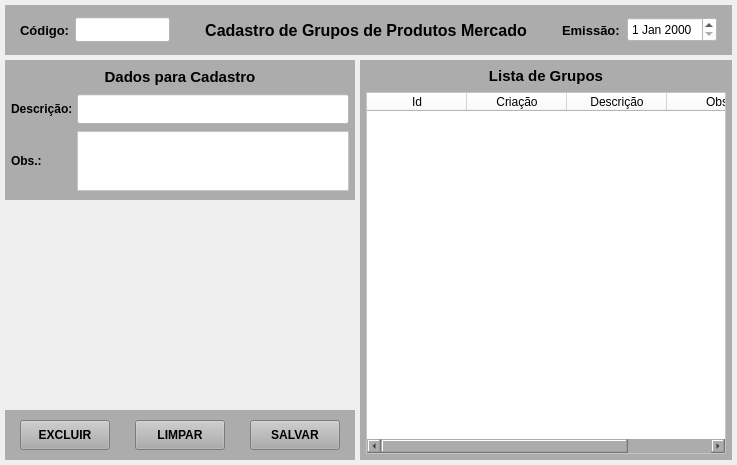
<?xml version="1.0" encoding="UTF-8"?>
<ui version="4.0">
 <class>MainWindow</class>
 <widget class="QMainWindow" name="MainWindow">
  <property name="geometry">
   <rect>
    <x>0</x>
    <y>0</y>
    <width>737</width>
    <height>465</height>
   </rect>
  </property>
  <property name="windowTitle">
   <string>Cadastro de Grupos</string>
  </property>
  <widget class="QWidget" name="centralwidget">
   <layout class="QVBoxLayout" name="verticalLayout">
    <property name="spacing">
     <number>5</number>
    </property>
    <property name="leftMargin">
     <number>5</number>
    </property>
    <property name="topMargin">
     <number>5</number>
    </property>
    <property name="rightMargin">
     <number>5</number>
    </property>
    <property name="bottomMargin">
     <number>5</number>
    </property>
    <item>
     <widget class="QWidget" name="widget" native="true">
      <property name="minimumSize">
       <size>
        <width>0</width>
        <height>50</height>
       </size>
      </property>
      <property name="maximumSize">
       <size>
        <width>16777215</width>
        <height>50</height>
       </size>
      </property>
      <property name="styleSheet">
       <string notr="true">background-color: rgb(172, 172, 172);</string>
      </property>
      <layout class="QHBoxLayout" name="horizontalLayout">
       <property name="spacing">
        <number>5</number>
       </property>
       <property name="leftMargin">
        <number>15</number>
       </property>
       <property name="topMargin">
        <number>5</number>
       </property>
       <property name="rightMargin">
        <number>15</number>
       </property>
       <property name="bottomMargin">
        <number>5</number>
       </property>
       <item>
        <widget class="QLabel" name="label_4">
         <property name="minimumSize">
          <size>
           <width>50</width>
           <height>0</height>
          </size>
         </property>
         <property name="maximumSize">
          <size>
           <width>50</width>
           <height>16777215</height>
          </size>
         </property>
         <property name="font">
          <font>
           <pointsize>10</pointsize>
           <weight>75</weight>
           <bold>true</bold>
          </font>
         </property>
         <property name="text">
          <string>Código:</string>
         </property>
         <property name="alignment">
          <set>Qt::AlignLeading|Qt::AlignLeft|Qt::AlignVCenter</set>
         </property>
        </widget>
       </item>
       <item>
        <widget class="QLineEdit" name="line_Num">
         <property name="sizePolicy">
          <sizepolicy hsizetype="Preferred" vsizetype="Preferred">
           <horstretch>0</horstretch>
           <verstretch>0</verstretch>
          </sizepolicy>
         </property>
         <property name="minimumSize">
          <size>
           <width>95</width>
           <height>25</height>
          </size>
         </property>
         <property name="maximumSize">
          <size>
           <width>95</width>
           <height>25</height>
          </size>
         </property>
         <property name="font">
          <font>
           <pointsize>9</pointsize>
          </font>
         </property>
         <property name="styleSheet">
          <string notr="true">background-color: rgb(255, 255, 255);</string>
         </property>
         <property name="inputMask">
          <string/>
         </property>
         <property name="text">
          <string/>
         </property>
         <property name="frame">
          <bool>true</bool>
         </property>
         <property name="echoMode">
          <enum>QLineEdit::Normal</enum>
         </property>
         <property name="alignment">
          <set>Qt::AlignCenter</set>
         </property>
         <property name="dragEnabled">
          <bool>false</bool>
         </property>
         <property name="placeholderText">
          <string/>
         </property>
        </widget>
       </item>
       <item>
        <widget class="QLabel" name="label_titulo">
         <property name="font">
          <font>
           <pointsize>12</pointsize>
           <weight>75</weight>
           <bold>true</bold>
          </font>
         </property>
         <property name="text">
          <string>Cadastro de Grupos de Produtos Mercado</string>
         </property>
         <property name="alignment">
          <set>Qt::AlignCenter</set>
         </property>
        </widget>
       </item>
       <item>
        <widget class="QLabel" name="label">
         <property name="minimumSize">
          <size>
           <width>60</width>
           <height>0</height>
          </size>
         </property>
         <property name="maximumSize">
          <size>
           <width>60</width>
           <height>16777215</height>
          </size>
         </property>
         <property name="font">
          <font>
           <pointsize>10</pointsize>
           <weight>75</weight>
           <bold>true</bold>
          </font>
         </property>
         <property name="text">
          <string>Emissão:</string>
         </property>
        </widget>
       </item>
       <item>
        <widget class="QDateEdit" name="date_Emissao">
         <property name="sizePolicy">
          <sizepolicy hsizetype="Preferred" vsizetype="Preferred">
           <horstretch>0</horstretch>
           <verstretch>0</verstretch>
          </sizepolicy>
         </property>
         <property name="minimumSize">
          <size>
           <width>90</width>
           <height>25</height>
          </size>
         </property>
         <property name="maximumSize">
          <size>
           <width>90</width>
           <height>25</height>
          </size>
         </property>
         <property name="font">
          <font>
           <pointsize>9</pointsize>
           <weight>50</weight>
           <bold>false</bold>
          </font>
         </property>
         <property name="styleSheet">
          <string notr="true">background-color: rgb(255, 255, 255);</string>
         </property>
        </widget>
       </item>
      </layout>
     </widget>
    </item>
    <item>
     <widget class="QWidget" name="widget_2" native="true">
      <layout class="QGridLayout" name="gridLayout" columnstretch="0,0" columnminimumwidth="0,0">
       <property name="leftMargin">
        <number>0</number>
       </property>
       <property name="topMargin">
        <number>0</number>
       </property>
       <property name="rightMargin">
        <number>0</number>
       </property>
       <property name="bottomMargin">
        <number>0</number>
       </property>
       <property name="spacing">
        <number>5</number>
       </property>
       <item row="0" column="0">
        <widget class="QWidget" name="widget_3" native="true">
         <property name="minimumSize">
          <size>
           <width>350</width>
           <height>0</height>
          </size>
         </property>
         <property name="maximumSize">
          <size>
           <width>350</width>
           <height>16777215</height>
          </size>
         </property>
         <layout class="QGridLayout" name="gridLayout_2">
          <property name="leftMargin">
           <number>0</number>
          </property>
          <property name="topMargin">
           <number>0</number>
          </property>
          <property name="rightMargin">
           <number>0</number>
          </property>
          <property name="bottomMargin">
           <number>0</number>
          </property>
          <property name="horizontalSpacing">
           <number>0</number>
          </property>
          <property name="verticalSpacing">
           <number>5</number>
          </property>
          <item row="2" column="0">
           <widget class="QWidget" name="widget_6" native="true">
            <property name="minimumSize">
             <size>
              <width>0</width>
              <height>50</height>
             </size>
            </property>
            <property name="maximumSize">
             <size>
              <width>16777215</width>
              <height>50</height>
             </size>
            </property>
            <property name="styleSheet">
             <string notr="true">background-color: rgb(172, 172, 172);</string>
            </property>
            <layout class="QHBoxLayout" name="horizontalLayout_2">
             <property name="spacing">
              <number>5</number>
             </property>
             <property name="leftMargin">
              <number>15</number>
             </property>
             <property name="topMargin">
              <number>5</number>
             </property>
             <property name="rightMargin">
              <number>15</number>
             </property>
             <property name="bottomMargin">
              <number>5</number>
             </property>
             <item>
              <widget class="QPushButton" name="btn_Excluir">
               <property name="sizePolicy">
                <sizepolicy hsizetype="Preferred" vsizetype="Preferred">
                 <horstretch>0</horstretch>
                 <verstretch>0</verstretch>
                </sizepolicy>
               </property>
               <property name="minimumSize">
                <size>
                 <width>90</width>
                 <height>30</height>
                </size>
               </property>
               <property name="maximumSize">
                <size>
                 <width>90</width>
                 <height>30</height>
                </size>
               </property>
               <property name="font">
                <font>
                 <pointsize>9</pointsize>
                 <weight>75</weight>
                 <bold>true</bold>
                </font>
               </property>
               <property name="cursor">
                <cursorShape>PointingHandCursor</cursorShape>
               </property>
               <property name="text">
                <string>EXCLUIR</string>
               </property>
              </widget>
             </item>
             <item>
              <widget class="QLabel" name="label_2">
               <property name="text">
                <string/>
               </property>
              </widget>
             </item>
             <item>
              <widget class="QPushButton" name="btn_Limpar">
               <property name="sizePolicy">
                <sizepolicy hsizetype="Preferred" vsizetype="Preferred">
                 <horstretch>0</horstretch>
                 <verstretch>0</verstretch>
                </sizepolicy>
               </property>
               <property name="minimumSize">
                <size>
                 <width>90</width>
                 <height>30</height>
                </size>
               </property>
               <property name="maximumSize">
                <size>
                 <width>90</width>
                 <height>30</height>
                </size>
               </property>
               <property name="font">
                <font>
                 <pointsize>9</pointsize>
                 <weight>75</weight>
                 <bold>true</bold>
                </font>
               </property>
               <property name="cursor">
                <cursorShape>PointingHandCursor</cursorShape>
               </property>
               <property name="text">
                <string>LIMPAR</string>
               </property>
              </widget>
             </item>
             <item>
              <widget class="QLabel" name="label_3">
               <property name="text">
                <string/>
               </property>
              </widget>
             </item>
             <item>
              <widget class="QPushButton" name="btn_Salvar">
               <property name="sizePolicy">
                <sizepolicy hsizetype="Preferred" vsizetype="Preferred">
                 <horstretch>0</horstretch>
                 <verstretch>0</verstretch>
                </sizepolicy>
               </property>
               <property name="minimumSize">
                <size>
                 <width>90</width>
                 <height>30</height>
                </size>
               </property>
               <property name="maximumSize">
                <size>
                 <width>90</width>
                 <height>30</height>
                </size>
               </property>
               <property name="font">
                <font>
                 <pointsize>9</pointsize>
                 <weight>75</weight>
                 <bold>true</bold>
                </font>
               </property>
               <property name="cursor">
                <cursorShape>PointingHandCursor</cursorShape>
               </property>
               <property name="text">
                <string>SALVAR</string>
               </property>
              </widget>
             </item>
            </layout>
           </widget>
          </item>
          <item row="0" column="0">
           <widget class="QWidget" name="widget_5" native="true">
            <property name="minimumSize">
             <size>
              <width>0</width>
              <height>110</height>
             </size>
            </property>
            <property name="maximumSize">
             <size>
              <width>16777215</width>
              <height>140</height>
             </size>
            </property>
            <property name="cursor">
             <cursorShape>ArrowCursor</cursorShape>
            </property>
            <property name="styleSheet">
             <string notr="true">background-color: rgb(172, 172, 172);</string>
            </property>
            <layout class="QVBoxLayout" name="verticalLayout_2">
             <property name="spacing">
              <number>6</number>
             </property>
             <property name="leftMargin">
              <number>6</number>
             </property>
             <property name="topMargin">
              <number>6</number>
             </property>
             <property name="rightMargin">
              <number>6</number>
             </property>
             <property name="bottomMargin">
              <number>6</number>
             </property>
             <item>
              <widget class="QLabel" name="label_titulo_2">
               <property name="minimumSize">
                <size>
                 <width>0</width>
                 <height>20</height>
                </size>
               </property>
               <property name="maximumSize">
                <size>
                 <width>16777215</width>
                 <height>20</height>
                </size>
               </property>
               <property name="font">
                <font>
                 <pointsize>11</pointsize>
                 <weight>75</weight>
                 <bold>true</bold>
                </font>
               </property>
               <property name="text">
                <string>Dados para Cadastro</string>
               </property>
               <property name="alignment">
                <set>Qt::AlignCenter</set>
               </property>
              </widget>
             </item>
             <item>
              <widget class="QWidget" name="widget_8" native="true">
               <property name="minimumSize">
                <size>
                 <width>0</width>
                 <height>25</height>
                </size>
               </property>
               <property name="maximumSize">
                <size>
                 <width>16777215</width>
                 <height>30</height>
                </size>
               </property>
               <layout class="QHBoxLayout" name="horizontalLayout_3">
                <property name="leftMargin">
                 <number>0</number>
                </property>
                <property name="topMargin">
                 <number>0</number>
                </property>
                <property name="rightMargin">
                 <number>0</number>
                </property>
                <property name="bottomMargin">
                 <number>0</number>
                </property>
                <item>
                 <widget class="QLabel" name="label_24">
                  <property name="minimumSize">
                   <size>
                    <width>60</width>
                    <height>0</height>
                   </size>
                  </property>
                  <property name="maximumSize">
                   <size>
                    <width>60</width>
                    <height>16777215</height>
                   </size>
                  </property>
                  <property name="font">
                   <font>
                    <pointsize>9</pointsize>
                    <weight>75</weight>
                    <bold>true</bold>
                   </font>
                  </property>
                  <property name="text">
                   <string>Descrição:</string>
                  </property>
                  <property name="alignment">
                   <set>Qt::AlignLeading|Qt::AlignLeft|Qt::AlignVCenter</set>
                  </property>
                 </widget>
                </item>
                <item>
                 <widget class="QLineEdit" name="line_Descricao">
                  <property name="sizePolicy">
                   <sizepolicy hsizetype="Preferred" vsizetype="Preferred">
                    <horstretch>0</horstretch>
                    <verstretch>0</verstretch>
                   </sizepolicy>
                  </property>
                  <property name="minimumSize">
                   <size>
                    <width>0</width>
                    <height>0</height>
                   </size>
                  </property>
                  <property name="maximumSize">
                   <size>
                    <width>16777215</width>
                    <height>16777215</height>
                   </size>
                  </property>
                  <property name="font">
                   <font>
                    <pointsize>9</pointsize>
                   </font>
                  </property>
                  <property name="styleSheet">
                   <string notr="true">background-color: rgb(255, 255, 255);</string>
                  </property>
                  <property name="text">
                   <string/>
                  </property>
                  <property name="maxLength">
                   <number>45</number>
                  </property>
                  <property name="alignment">
                   <set>Qt::AlignLeading|Qt::AlignLeft|Qt::AlignVCenter</set>
                  </property>
                 </widget>
                </item>
               </layout>
              </widget>
             </item>
             <item>
              <widget class="QWidget" name="widget_9" native="true">
               <property name="minimumSize">
                <size>
                 <width>0</width>
                 <height>50</height>
                </size>
               </property>
               <property name="maximumSize">
                <size>
                 <width>16777215</width>
                 <height>60</height>
                </size>
               </property>
               <layout class="QHBoxLayout" name="horizontalLayout_4">
                <property name="leftMargin">
                 <number>0</number>
                </property>
                <property name="topMargin">
                 <number>0</number>
                </property>
                <property name="rightMargin">
                 <number>0</number>
                </property>
                <property name="bottomMargin">
                 <number>0</number>
                </property>
                <item>
                 <widget class="QLabel" name="label_28">
                  <property name="minimumSize">
                   <size>
                    <width>60</width>
                    <height>0</height>
                   </size>
                  </property>
                  <property name="maximumSize">
                   <size>
                    <width>60</width>
                    <height>16777215</height>
                   </size>
                  </property>
                  <property name="font">
                   <font>
                    <pointsize>9</pointsize>
                    <weight>75</weight>
                    <bold>true</bold>
                   </font>
                  </property>
                  <property name="text">
                   <string>Obs.:</string>
                  </property>
                  <property name="alignment">
                   <set>Qt::AlignLeading|Qt::AlignLeft|Qt::AlignVCenter</set>
                  </property>
                 </widget>
                </item>
                <item>
                 <widget class="QPlainTextEdit" name="plain_Obs">
                  <property name="sizePolicy">
                   <sizepolicy hsizetype="Preferred" vsizetype="Preferred">
                    <horstretch>0</horstretch>
                    <verstretch>0</verstretch>
                   </sizepolicy>
                  </property>
                  <property name="minimumSize">
                   <size>
                    <width>0</width>
                    <height>0</height>
                   </size>
                  </property>
                  <property name="maximumSize">
                   <size>
                    <width>16777215</width>
                    <height>16777215</height>
                   </size>
                  </property>
                  <property name="font">
                   <font>
                    <pointsize>9</pointsize>
                   </font>
                  </property>
                  <property name="styleSheet">
                   <string notr="true">background-color: rgb(255, 255, 255);</string>
                  </property>
                 </widget>
                </item>
               </layout>
              </widget>
             </item>
            </layout>
           </widget>
          </item>
          <item row="1" column="0">
           <widget class="QWidget" name="widget_7" native="true">
            <property name="minimumSize">
             <size>
              <width>0</width>
              <height>0</height>
             </size>
            </property>
           </widget>
          </item>
         </layout>
        </widget>
       </item>
       <item row="0" column="1">
        <widget class="QWidget" name="widget_4" native="true">
         <property name="styleSheet">
          <string notr="true">background-color: rgb(172, 172, 172);</string>
         </property>
         <layout class="QGridLayout" name="gridLayout_3">
          <property name="leftMargin">
           <number>6</number>
          </property>
          <property name="topMargin">
           <number>6</number>
          </property>
          <property name="rightMargin">
           <number>6</number>
          </property>
          <property name="bottomMargin">
           <number>6</number>
          </property>
          <property name="spacing">
           <number>6</number>
          </property>
          <item row="1" column="0" colspan="2">
           <widget class="QLabel" name="label_5">
            <property name="minimumSize">
             <size>
              <width>0</width>
              <height>20</height>
             </size>
            </property>
            <property name="maximumSize">
             <size>
              <width>16777215</width>
              <height>20</height>
             </size>
            </property>
            <property name="font">
             <font>
              <pointsize>11</pointsize>
              <weight>75</weight>
              <bold>true</bold>
             </font>
            </property>
            <property name="text">
             <string>Lista de Grupos</string>
            </property>
            <property name="alignment">
             <set>Qt::AlignCenter</set>
            </property>
           </widget>
          </item>
          <item row="2" column="0" colspan="2">
           <widget class="QTableWidget" name="table_Lista">
            <property name="sizePolicy">
             <sizepolicy hsizetype="Preferred" vsizetype="Preferred">
              <horstretch>0</horstretch>
              <verstretch>0</verstretch>
             </sizepolicy>
            </property>
            <property name="font">
             <font>
              <pointsize>7</pointsize>
             </font>
            </property>
            <property name="styleSheet">
             <string notr="true">background-color: rgb(255, 255, 255);</string>
            </property>
            <attribute name="verticalHeaderDefaultSectionSize">
             <number>0</number>
            </attribute>
            <attribute name="verticalHeaderMinimumSectionSize">
             <number>0</number>
            </attribute>
            <column>
             <property name="text">
              <string>Id</string>
             </property>
            </column>
            <column>
             <property name="text">
              <string>Criação</string>
             </property>
            </column>
            <column>
             <property name="text">
              <string>Descrição</string>
             </property>
            </column>
            <column>
             <property name="text">
              <string>Obs</string>
             </property>
            </column>
           </widget>
          </item>
         </layout>
        </widget>
       </item>
      </layout>
     </widget>
    </item>
   </layout>
  </widget>
 </widget>
 <resources/>
 <connections/>
</ui>
